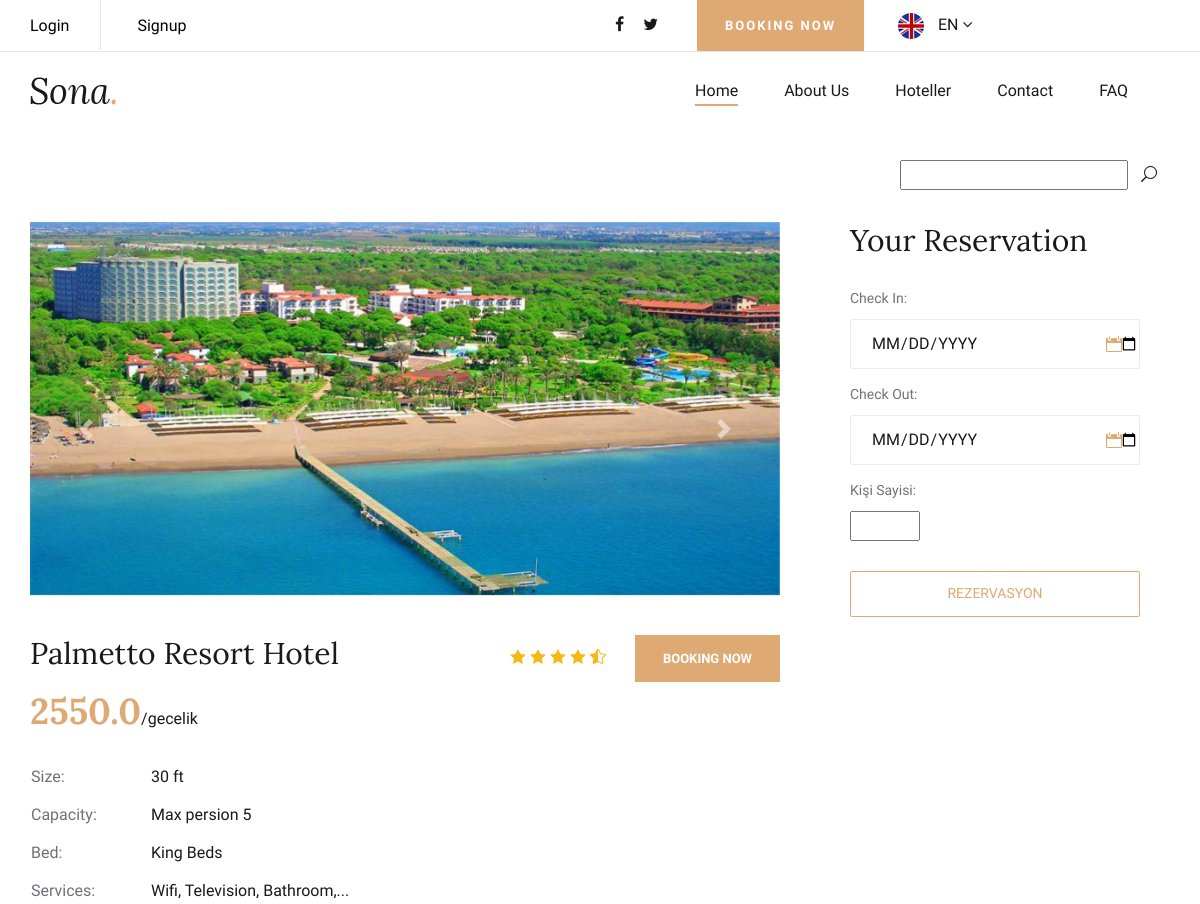
Page /product/7/Palmetto-Resort-Hotel/ (upper part) on the earlier database version.
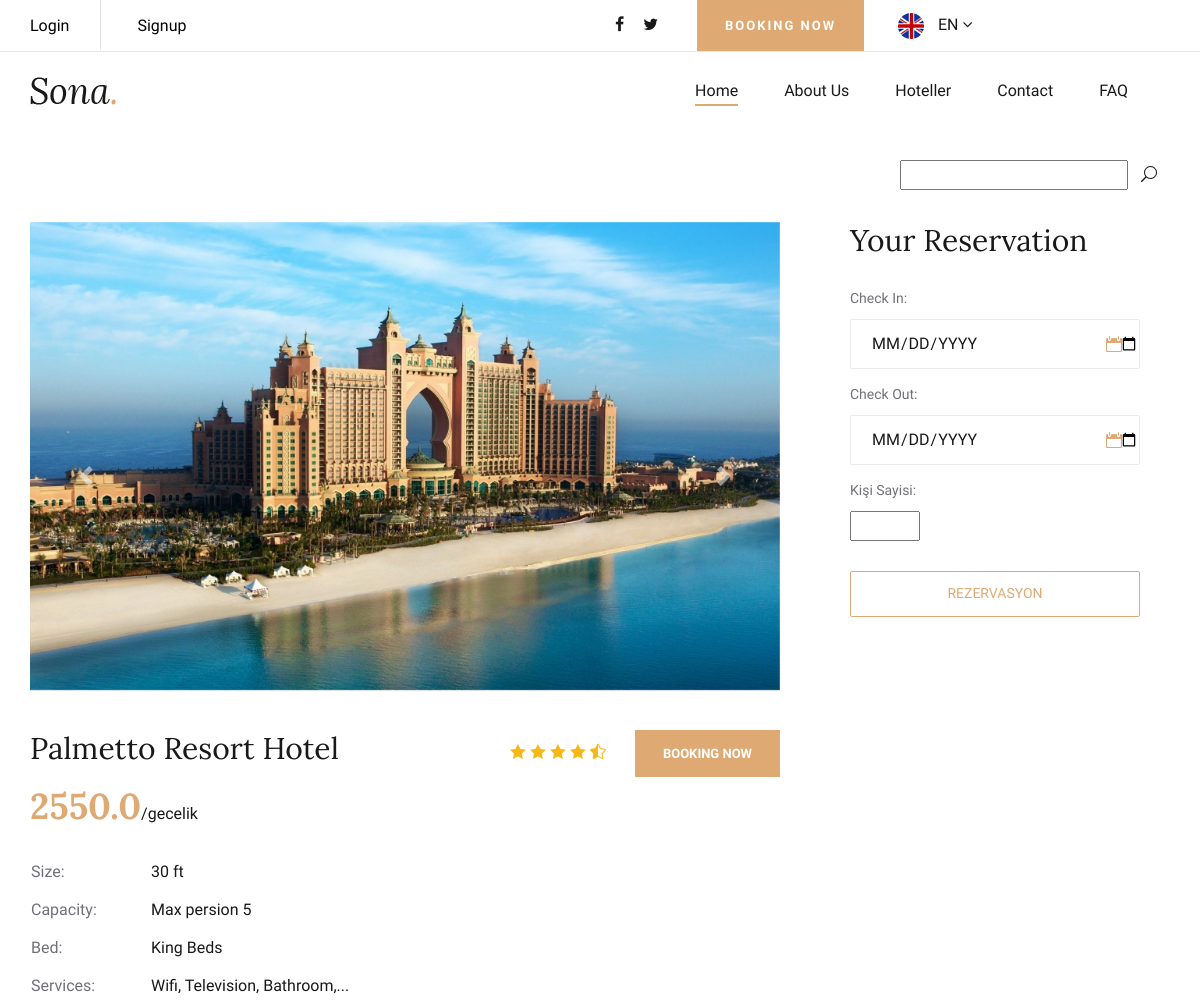
Same page on the later database version.
### hotel/models.py (models this page shows, shortened)
class Product(models.Model):
    STATUS = (
        ('True','Evet'),
        ('False','Hayır'),
    )
    category = models.ForeignKey(Category,on_delete=models.CASCADE)
    title = models.CharField(max_length=30, default="")
    description = models.CharField(max_length=200, default="")
    keywords = models.CharField(max_length=200, default="")
    star = models.IntegerField()
    city = models.CharField(max_length=200, default="")
    detail = models.TextField()
    roomtypes = models.CharField(max_length=200, default="")
    odasayisi = models.IntegerField(default=0)
    price= models.FloatField()
    slug = models.SlugField(null=False,unique=True)
    image = models.ImageField(blank=True,upload_to='images/')
    description = models.CharField(max_length=200, default="")
    status=models.CharField(max_length=10 , choices=STATUS, default="")
    detail = RichTextUploadingField()
    create_at=models.DateTimeField(auto_now_add=True)
    update_at=models.DateTimeField(auto_now_add=True)
    def image_tag(self):
        return mark_safe('<img src="{}" height="50"/>'.format(self.image.url))
    image_tag.short_description = 'Image'

### home/views.py (the view)
# urls.py: path('product/<int:id>/<slug:slug>/',views.product_detail,name='product_detail'),
def product_detail(request, id, slug):
    category = Category.objects.all()
    product = Product.objects.get(pk=id)
    images = Images.objects.filter(hotel_id=id)
    comments = Comments.objects.filter(product_id=id, status='True')
    context = {'category': category,
               'product': product,
               'images': images,
               'comments': comments}
    return render(request, 'productdetail.html', context)

### home/templates/productdetail.html (shortened to what this page needs)
{% extends 'homebase.html' %}
{% block content %}
{% load static %}
    <section class="room-details-section spad">
        <div class="container">
            <div class="row">
                <div class="col-lg-8">
                    <div class="room-details-item">
<div id="carouselExampleControls" class="carousel slide" data-ride="carousel">
  <div class="carousel-inner">
  <div class="carousel-item active">
      <img class="d-block w-100" src="{{product.image.url}}" alt="Third slide">
    </div>
  </div>
  <a class="carousel-control-prev" href="#carouselExampleControls" role="button" data-slide="prev">
    <span class="carousel-control-prev-icon" aria-hidden="true"></span>
  </a>
  <a class="carousel-control-next" href="#carouselExampleControls" role="button" data-slide="next">
    <span class="carousel-control-next-icon" aria-hidden="true"></span>
  </a>
</div>
                        <div class="rd-text">
                            <div class="rd-title">
                                <h3>{{product.title}}</h3>
                                <div class="rdt-right">
                                    <div class="rating">
                                        <i class="icon_star"></i>
                                        <i class="icon_star"></i>
                                        <i class="icon_star"></i>
                                        <i class="icon_star"></i>
                                        <i class="icon_star-half_alt"></i>
                                    </div>
                                    <a href="#">Booking Now</a>
                                </div>
                            </div>
                            <h2>{{product.price}}<span>/gecelik</span></h2>
                            <table>
                                <tbody>
                                    <tr>
                                        <td class="r-o">Size:</td>
                                        <td>30 ft</td>
                                    </tr>
                                    <tr>
                                        <td class="r-o">Capacity:</td>
                                        <td>Max persion 5</td>
                                    </tr>
                                    <tr>
                                        <td class="r-o">Bed:</td>
                                        <td>King Beds</td>
                                    </tr>
                                    <tr>
                                        <td class="r-o">Services:</td>
                                        <td>Wifi, Television, Bathroom,...</td>
                                    </tr>
                                </tbody>
                            </table>
                        </div>
                    </div>
                </div>
                <div class="col-lg-4">
                    <div class="room-booking">
                        <h3>Your Reservation</h3>
                        <form action="/reservations/reservations/{{product.id}}" method="post">
                             <div class="check-date">
                                <label for="date-in">Check In:</label>
                                <input name="check_in" type="date"  min="">
                                <i class="icon_calendar"></i>
                            </div>
                            <div class="check-date">
                                <label type="check_out" for="date-out">Check Out:</label>
                                <input name="check_out" type="date" >
                                <i class="icon_calendar"></i>
                            </div>
                            <div class="select-option">
                                <label for="room">Kişi Sayisi:</label>
                                <input name="kisisayisi"  class="input" type="number" min="1" max="5">
                            </div>
                            <button type="submit">Rezervasyon</button>
                        </form>
                    </div>
                </div>
            </div>
        </div>
    </section>
{% endblock %}

Differences in the rows shown:
changed Product "Palmetto Resort Hotel": image: a different picture
